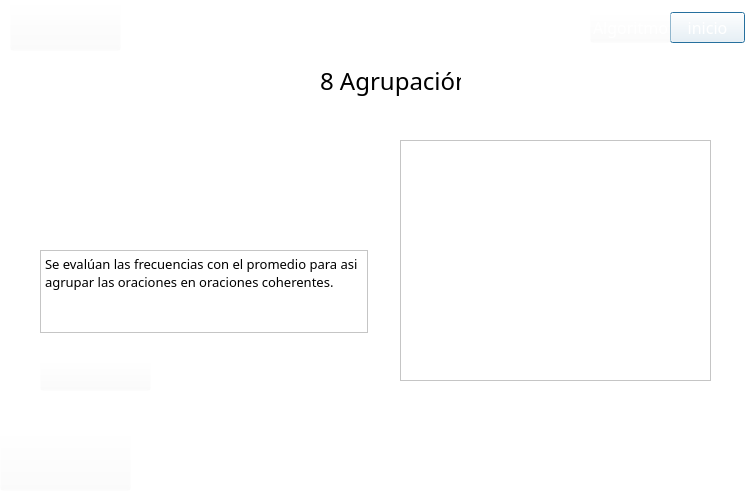
<?xml version="1.0" encoding="UTF-8"?>
<ui version="4.0">
 <class>Dialog</class>
 <widget class="QDialog" name="Dialog">
  <property name="geometry">
   <rect>
    <x>0</x>
    <y>0</y>
    <width>750</width>
    <height>495</height>
   </rect>
  </property>
  <property name="minimumSize">
   <size>
    <width>750</width>
    <height>495</height>
   </size>
  </property>
  <property name="maximumSize">
   <size>
    <width>750</width>
    <height>495</height>
   </size>
  </property>
  <property name="font">
   <font>
    <weight>75</weight>
    <bold>true</bold>
   </font>
  </property>
  <property name="windowTitle">
   <string>Paso 8</string>
  </property>
  <property name="styleSheet">
   <string notr="true">background-color: rgb(255, 255, 255, 255);</string>
  </property>
  <widget class="QPushButton" name="inicio">
   <property name="geometry">
    <rect>
     <x>670</x>
     <y>12</y>
     <width>75</width>
     <height>31</height>
    </rect>
   </property>
   <property name="font">
    <font>
     <family>Sylfaen</family>
     <pointsize>12</pointsize>
    </font>
   </property>
   <property name="cursor">
    <cursorShape>PointingHandCursor</cursorShape>
   </property>
   <property name="styleSheet">
    <string notr="true">background-color: rgb(255, 255, 255, 0);
font: 12pt &quot;Sylfaen&quot;;
color: rgb(255, 255, 255);</string>
   </property>
   <property name="text">
    <string>inicio</string>
   </property>
  </widget>
  <widget class="QLabel" name="label_2">
   <property name="geometry">
    <rect>
     <x>0</x>
     <y>-2</y>
     <width>751</width>
     <height>51</height>
    </rect>
   </property>
   <property name="text">
    <string/>
   </property>
   <property name="pixmap">
    <pixmap>../Images/header.png</pixmap>
   </property>
  </widget>
  <widget class="QPushButton" name="pushButton">
   <property name="geometry">
    <rect>
     <x>0</x>
     <y>430</y>
     <width>131</width>
     <height>61</height>
    </rect>
   </property>
   <property name="styleSheet">
    <string notr="true">background-color: rgb(255, 255, 255, 0);
font: 12pt &quot;Sylfaen&quot;;
color: rgb(255, 255, 255);</string>
   </property>
   <property name="text">
    <string/>
   </property>
   <property name="icon">
    <iconset>
     <normaloff>../Images/marca_UTP.png</normaloff>../Images/marca_UTP.png</iconset>
   </property>
   <property name="iconSize">
    <size>
     <width>125</width>
     <height>125</height>
    </size>
   </property>
  </widget>
  <widget class="QLabel" name="label">
   <property name="geometry">
    <rect>
     <x>320</x>
     <y>60</y>
     <width>141</width>
     <height>41</height>
    </rect>
   </property>
   <property name="font">
    <font>
     <family>Sylfaen</family>
     <pointsize>18</pointsize>
     <weight>9</weight>
     <italic>false</italic>
     <bold>false</bold>
    </font>
   </property>
   <property name="styleSheet">
    <string notr="true">font: 75 18pt &quot;Sylfaen&quot;;</string>
   </property>
   <property name="text">
    <string>8 Agrupación</string>
   </property>
  </widget>
  <widget class="QPushButton" name="ver">
   <property name="geometry">
    <rect>
     <x>40</x>
     <y>360</y>
     <width>111</width>
     <height>31</height>
    </rect>
   </property>
   <property name="font">
    <font>
     <family>Sylfaen</family>
     <pointsize>12</pointsize>
     <weight>50</weight>
     <italic>false</italic>
     <bold>false</bold>
    </font>
   </property>
   <property name="styleSheet">
    <string notr="true">background-color: rgb(255, 255, 255, 0);
font: 12pt &quot;Sylfaen&quot;;
color: rgb(255, 255, 255);</string>
   </property>
   <property name="text">
    <string/>
   </property>
   <property name="icon">
    <iconset>
     <normaloff>../Images/BotonesPasos/AgruparBtn.png</normaloff>../Images/BotonesPasos/AgruparBtn.png</iconset>
   </property>
   <property name="iconSize">
    <size>
     <width>110</width>
     <height>100</height>
    </size>
   </property>
  </widget>
  <widget class="QPushButton" name="logo">
   <property name="geometry">
    <rect>
     <x>10</x>
     <y>0</y>
     <width>111</width>
     <height>51</height>
    </rect>
   </property>
   <property name="font">
    <font>
     <family>Sylfaen</family>
     <pointsize>12</pointsize>
    </font>
   </property>
   <property name="cursor">
    <cursorShape>PointingHandCursor</cursorShape>
   </property>
   <property name="styleSheet">
    <string notr="true">background-color: rgb(255, 255, 255, 0);
font: 12pt &quot;Sylfaen&quot;;
color: rgb(255, 255, 255);</string>
   </property>
   <property name="text">
    <string/>
   </property>
   <property name="icon">
    <iconset>
     <normaloff>../Images/logo.png</normaloff>../Images/logo.png</iconset>
   </property>
   <property name="iconSize">
    <size>
     <width>120</width>
     <height>120</height>
    </size>
   </property>
  </widget>
  <widget class="QTextEdit" name="contenedor">
   <property name="geometry">
    <rect>
     <x>400</x>
     <y>140</y>
     <width>311</width>
     <height>241</height>
    </rect>
   </property>
   <property name="font">
    <font>
     <family>Sylfaen</family>
     <pointsize>11</pointsize>
    </font>
   </property>
   <property name="styleSheet">
    <string notr="true"/>
   </property>
   <property name="readOnly">
    <bool>true</bool>
   </property>
   <property name="html">
    <string>&lt;!DOCTYPE HTML PUBLIC &quot;-//W3C//DTD HTML 4.0//EN&quot; &quot;http://www.w3.org/TR/REC-html40/strict.dtd&quot;&gt;
&lt;html&gt;&lt;head&gt;&lt;meta name=&quot;qrichtext&quot; content=&quot;1&quot; /&gt;&lt;style type=&quot;text/css&quot;&gt;
p, li { white-space: pre-wrap; }
&lt;/style&gt;&lt;/head&gt;&lt;body style=&quot; font-family:'Sylfaen'; font-size:11pt; font-weight:400; font-style:normal;&quot;&gt;
&lt;p style=&quot;-qt-paragraph-type:empty; margin-top:0px; margin-bottom:0px; margin-left:0px; margin-right:0px; -qt-block-indent:0; text-indent:0px;&quot;&gt;&lt;br /&gt;&lt;/p&gt;&lt;/body&gt;&lt;/html&gt;</string>
   </property>
  </widget>
  <widget class="QPushButton" name="algoritmo">
   <property name="geometry">
    <rect>
     <x>590</x>
     <y>12</y>
     <width>81</width>
     <height>31</height>
    </rect>
   </property>
   <property name="font">
    <font>
     <family>Sylfaen</family>
     <pointsize>12</pointsize>
    </font>
   </property>
   <property name="cursor">
    <cursorShape>PointingHandCursor</cursorShape>
   </property>
   <property name="styleSheet">
    <string notr="true">background-color: rgb(255, 255, 255, 0);
font: 12pt &quot;Sylfaen&quot;;
color: rgb(255, 255, 255);</string>
   </property>
   <property name="text">
    <string>Algoritmo</string>
   </property>
  </widget>
  <widget class="QLabel" name="label_15">
   <property name="geometry">
    <rect>
     <x>40</x>
     <y>140</y>
     <width>331</width>
     <height>83</height>
    </rect>
   </property>
   <property name="text">
    <string/>
   </property>
   <property name="pixmap">
    <pixmap>../Images/Algoritmo/a8.PNG</pixmap>
   </property>
  </widget>
  <widget class="QPlainTextEdit" name="plainTextEdit_11">
   <property name="enabled">
    <bool>true</bool>
   </property>
   <property name="geometry">
    <rect>
     <x>40</x>
     <y>250</y>
     <width>328</width>
     <height>83</height>
    </rect>
   </property>
   <property name="font">
    <font>
     <family>Sylfaen</family>
     <pointsize>10</pointsize>
     <kerning>true</kerning>
    </font>
   </property>
   <property name="cursor" stdset="0">
    <cursorShape>ArrowCursor</cursorShape>
   </property>
   <property name="toolTip">
    <string/>
   </property>
   <property name="layoutDirection">
    <enum>Qt::LeftToRight</enum>
   </property>
   <property name="autoFillBackground">
    <bool>false</bool>
   </property>
   <property name="styleSheet">
    <string notr="true"/>
   </property>
   <property name="undoRedoEnabled">
    <bool>true</bool>
   </property>
   <property name="readOnly">
    <bool>true</bool>
   </property>
   <property name="plainText">
    <string>Se evalúan las frecuencias con el promedio para asi agrupar las oraciones en oraciones coherentes.</string>
   </property>
   <property name="backgroundVisible">
    <bool>false</bool>
   </property>
   <property name="centerOnScroll">
    <bool>false</bool>
   </property>
  </widget>
  <zorder>label_2</zorder>
  <zorder>inicio</zorder>
  <zorder>pushButton</zorder>
  <zorder>label</zorder>
  <zorder>ver</zorder>
  <zorder>logo</zorder>
  <zorder>contenedor</zorder>
  <zorder>algoritmo</zorder>
  <zorder>label_15</zorder>
  <zorder>plainTextEdit_11</zorder>
 </widget>
 <resources/>
 <connections/>
</ui>
